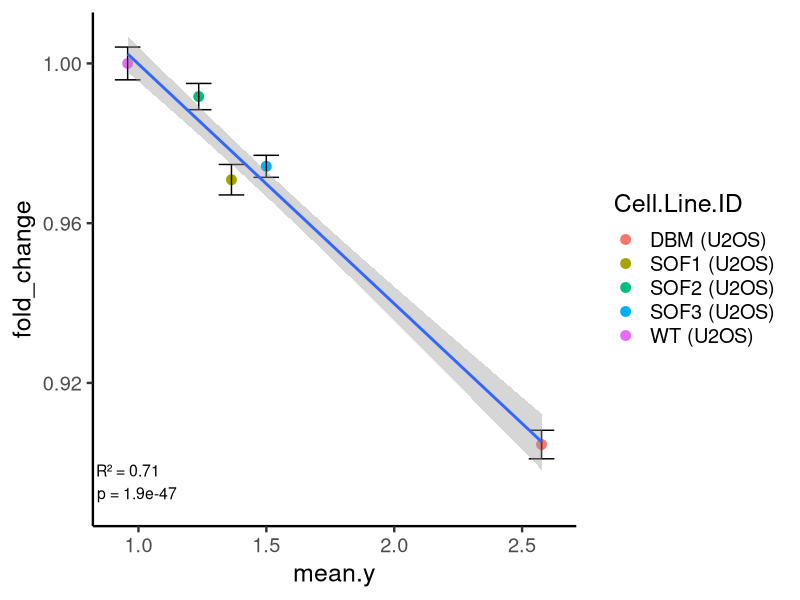
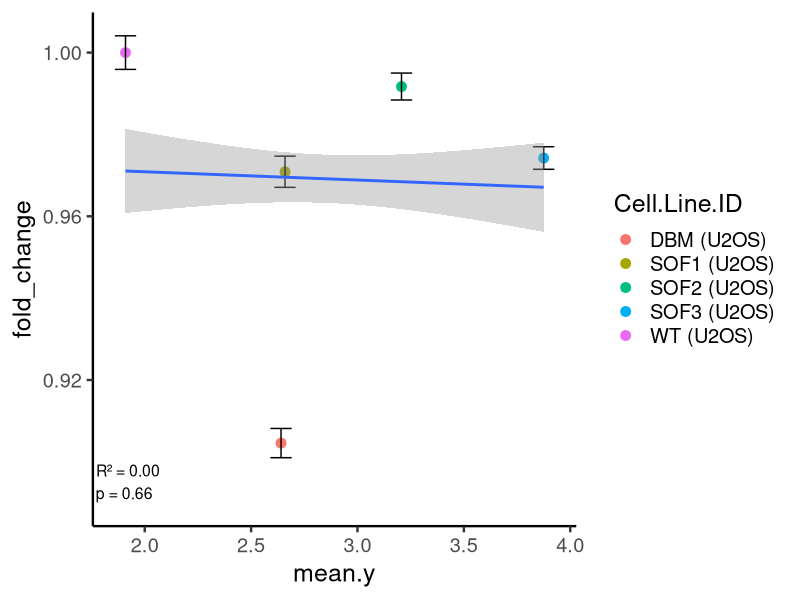
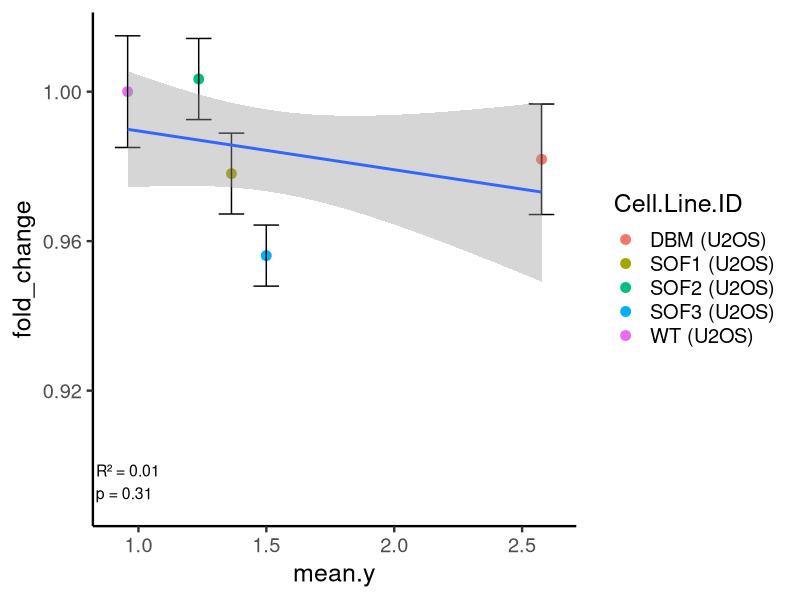
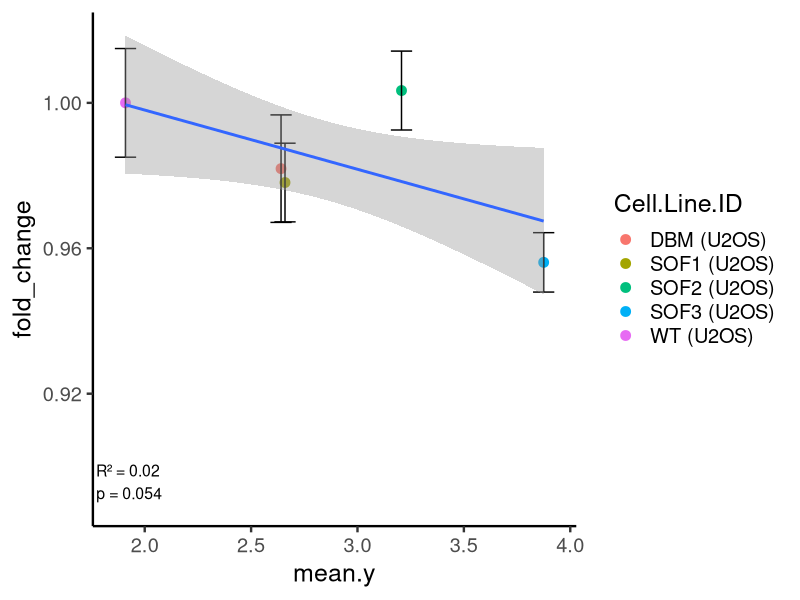
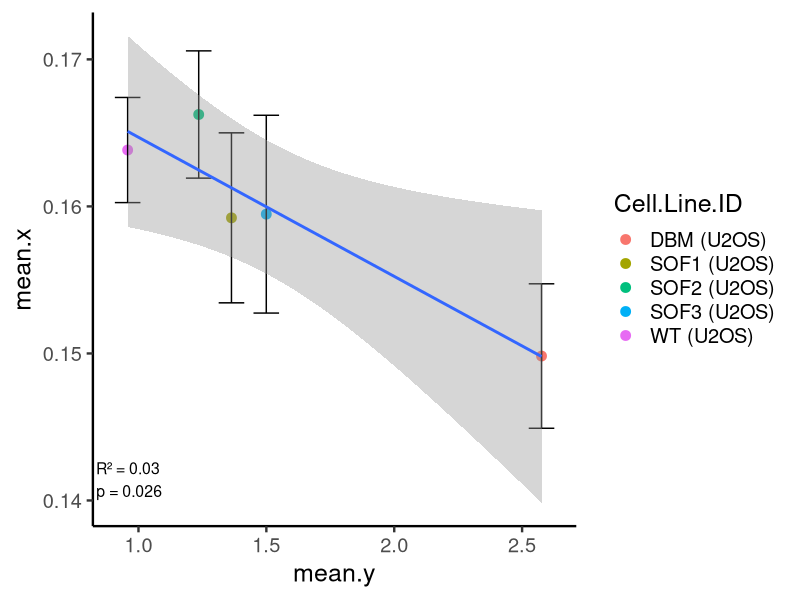
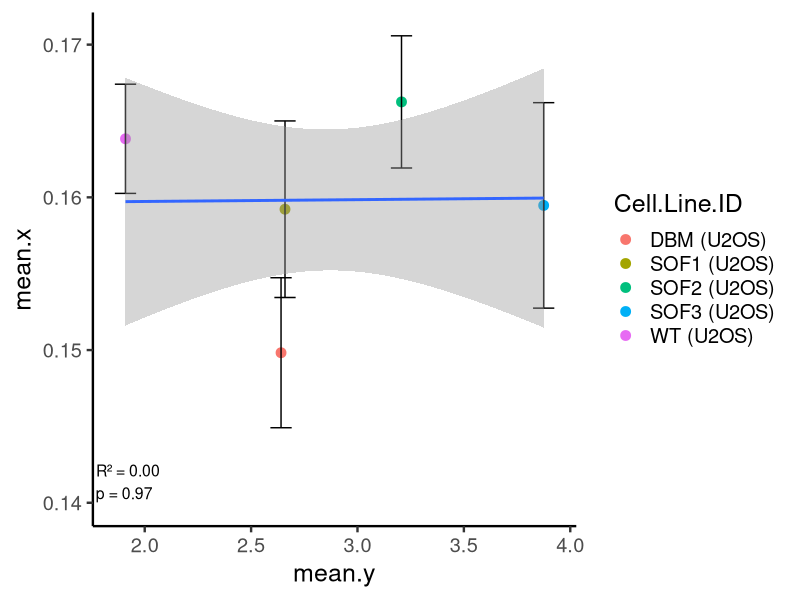

Reproduce these figures in R, in order.
# Linear Models of kinetic parameters and DNA/RNA affinity
library(tidyverse)
library(dplyr)
library(ggplot2)
library(tidyr)
library(broom)
rm(list=ls())
R.version

affinity_df <- read.csv("dat/kds_binding_affinity.csv",
                        sep=",",
                        header=TRUE)

affinity_df <- affinity_df %>%
  select(-c(kd,log_kd)) %>%
  distinct(mutant, mean, .keep_all = TRUE)
  
residence_imaging_df <- read.table("dat/koff_fast_as_fc_to_wt.csv",
                                   sep=",",
                                   header=TRUE) 
residence_imaging_df <- merge(residence_imaging_df, affinity_df,by.x="Cell.Line.ID",by.y="mutant")


reg_stats <- bind_rows(
  # DNA regression
  lm(fold_change ~ mean.y, data = residence_imaging_df[residence_imaging_df$nucleic_acid=="DNA",]) %>%
    tidy() %>%
    filter(term == "mean.y") %>%
    mutate(
      predictor = "DNA",
      r2 = summary(lm(fold_change ~ mean.y, data = residence_imaging_df[residence_imaging_df$nucleic_acid=="DNA",]))$r.squared
    ),
  
  # RNA regression
  lm(fold_change ~ mean.y, data = residence_imaging_df[residence_imaging_df$nucleic_acid=="RNA",]) %>%
    tidy() %>%
    filter(term == "mean.y") %>%
    mutate(
      predictor = "RNA",
      r2 = summary(lm(fold_change ~ mean.y, data = residence_imaging_df[residence_imaging_df$nucleic_acid=="RNA",]))$r.squared
    )
) %>%
  transmute(
    predictor,
    label = sprintf(
      "R² = %.2f\np = %.2g",
      r2, p.value
    )
  )

summary_df <- residence_imaging_df %>%
  group_by(nucleic_acid, Cell.Line.ID) %>%
  summarise(mutant_mean = mean(fold_change),
            kd = mean(mean.y), n = n(),
            mutant_sd = sd(fold_change),
            mutant_se = mutant_sd/sqrt(n))


ggplot(data=residence_imaging_df[residence_imaging_df$nucleic_acid=="DNA",],aes(x=mean.y,y=fold_change)) +
  geom_point(data=summary_df[summary_df$nucleic_acid=="DNA",],aes(x=kd,y=mutant_mean,color=Cell.Line.ID),size=3) +
  geom_errorbar(data=summary_df[summary_df$nucleic_acid=="DNA",],aes(ymin=mutant_mean-mutant_se, y=mutant_mean, x=kd,
                                                                     ymax=mutant_mean+mutant_se), width=0.1,
                position=position_dodge(0.05)) +
  geom_smooth(method="lm") +
  geom_text(
    data = reg_stats[reg_stats$predictor=="DNA",],
    aes(
      x = -Inf, y = 0.89,
      label = label
    ),
    hjust = -0.05, vjust = -0.1,
    size = 4,
    inherit.aes = FALSE
  ) +
  theme_classic(base_size=18)

ggplot(data=residence_imaging_df[residence_imaging_df$nucleic_acid=="RNA",],aes(x=mean.y,y=fold_change)) +
  geom_point(data=summary_df[summary_df$nucleic_acid=="RNA",],aes(x=kd,y=mutant_mean,color=Cell.Line.ID),size=3) +
  geom_errorbar(data=summary_df[summary_df$nucleic_acid=="RNA",],aes(ymin=mutant_mean-mutant_se, y=mutant_mean, x=kd,
                                                                     ymax=mutant_mean+mutant_se), width=0.1,
                position=position_dodge(0.05)) +
  geom_smooth(method="lm") +
  geom_text(
    data = reg_stats[reg_stats$predictor=="RNA",],
    aes(
      x = -Inf, y = 0.89,
      label = label
    ),
    hjust = -0.05, vjust = -0.1,
    size = 4,
    inherit.aes = FALSE
  ) +
  theme_classic(base_size=18)

### koff_slow
rm(list=ls())
affinity_df <- read.csv("dat/kds_binding_affinity.csv",
                        sep=",",
                        header=TRUE)
affinity_df <- affinity_df %>%
  select(-c(kd,log_kd)) %>%
  distinct(mutant, mean, .keep_all = TRUE)

residence_imaging_df <- read.table("dat/koff_slow_as_fc_to_wt.csv",
                                   sep=",",
                                   header=TRUE) 

residence_imaging_df <- merge(residence_imaging_df, affinity_df,by.x="Cell.Line.ID",by.y="mutant")


reg_stats <- bind_rows(
  # DNA regression
  lm(fold_change ~ mean.y, data = residence_imaging_df[residence_imaging_df$nucleic_acid=="DNA",]) %>%
    tidy() %>%
    filter(term == "mean.y") %>%
    mutate(
      predictor = "DNA",
      r2 = summary(lm(fold_change ~ mean.y, data = residence_imaging_df[residence_imaging_df$nucleic_acid=="DNA",]))$r.squared
    ),
  
  # RNA regression
  lm(fold_change ~ mean.y, data = residence_imaging_df[residence_imaging_df$nucleic_acid=="RNA",]) %>%
    tidy() %>%
    filter(term == "mean.y") %>%
    mutate(
      predictor = "RNA",
      r2 = summary(lm(fold_change ~ mean.y, data = residence_imaging_df[residence_imaging_df$nucleic_acid=="RNA",]))$r.squared
    )
) %>%
  transmute(
    predictor,
    label = sprintf(
      "R² = %.2f\np = %.2g",
      r2, p.value
    )
  )

summary_df <- residence_imaging_df %>%
  group_by(nucleic_acid, Cell.Line.ID) %>%
  summarise(mutant_mean = mean(fold_change),
            kd = mean(mean.y), n = n(),
            mutant_sd = sd(fold_change),
            mutant_se = mutant_sd/sqrt(n))

ggplot(data=residence_imaging_df[residence_imaging_df$nucleic_acid=="DNA",],aes(x=mean.y,y=fold_change)) +
  geom_point(data=summary_df[summary_df$nucleic_acid=="DNA",],aes(x=kd,y=mutant_mean,color=Cell.Line.ID),size=3) +
  geom_errorbar(data=summary_df[summary_df$nucleic_acid=="DNA",],aes(ymin=mutant_mean-mutant_se, y=mutant_mean, x=kd,
                                                                     ymax=mutant_mean+mutant_se), width=0.1,
                position=position_dodge(0.05)) +
  geom_smooth(method="lm") +
  geom_text(
    data = reg_stats[reg_stats$predictor=="DNA",],
    aes(
      x = -Inf, y = 0.89,
      label = label
    ),
    hjust = -0.05, vjust = -0.1,
    size = 4,
    inherit.aes = FALSE
  ) +
  theme_classic(base_size=18)

ggplot(data=residence_imaging_df[residence_imaging_df$nucleic_acid=="RNA",],aes(x=mean.y,y=fold_change)) +
  geom_point(data=summary_df[summary_df$nucleic_acid=="RNA",],aes(x=kd,y=mutant_mean,color=Cell.Line.ID),size=3) +
  geom_errorbar(data=summary_df[summary_df$nucleic_acid=="RNA",],aes(ymin=mutant_mean-mutant_se, y=mutant_mean, x=kd,
                                                                     ymax=mutant_mean+mutant_se), width=0.1,
                position=position_dodge(0.05)) +
  geom_smooth(method="lm") +
  geom_text(
    data = reg_stats[reg_stats$predictor=="RNA",],
    aes(
      x = -Inf, y = 0.89,
      label = label
    ),
    hjust = -0.05, vjust = -0.1,
    size = 4,
    inherit.aes = FALSE
  ) +
  theme_classic(base_size=18)


### fslow
rm(list=ls())
affinity_df <- read.csv("dat/kds_binding_affinity.csv",
                        sep=",",
                        header=TRUE)

affinity_df <- affinity_df %>%
  select(-c(kd,log_kd)) %>%
  distinct(mutant, mean, .keep_all = TRUE)

residence_imaging_df <- read.table("dat/model_fits_summary_full.csv",
                                   sep=",",
                                   header=TRUE) 

residence_imaging_df <- merge(residence_imaging_df, affinity_df,by.x="Cell.Line.ID",by.y="mutant")

residence_imaging_df <- residence_imaging_df %>%
  filter(Molecule.Name=="Estradiol") %>%
  filter(parameter=="weights[1]")

reg_stats <- bind_rows(
  # DNA regression
  lm(mean.x ~ mean.y, data = residence_imaging_df[residence_imaging_df$nucleic_acid=="DNA",]) %>%
    tidy() %>%
    filter(term == "mean.y") %>%
    mutate(
      predictor = "DNA",
      r2 = summary(lm(mean.x ~ mean.y, data = residence_imaging_df[residence_imaging_df$nucleic_acid=="DNA",]))$r.squared
    ),
  
  # RNA regression
  lm(mean.x ~ mean.y, data = residence_imaging_df[residence_imaging_df$nucleic_acid=="RNA",]) %>%
    tidy() %>%
    filter(term == "mean.y") %>%
    mutate(
      predictor = "RNA",
      r2 = summary(lm(mean.x ~ mean.y, data = residence_imaging_df[residence_imaging_df$nucleic_acid=="RNA",]))$r.squared
    )
) %>%
  transmute(
    predictor,
    label = sprintf(
      "R² = %.2f\np = %.2g",
      r2, p.value
    )
  )

summary_df <- residence_imaging_df %>%
  group_by(nucleic_acid, Cell.Line.ID) %>%
  summarise(mutant_mean = mean(mean.x),
            kd = mean(mean.y), n = n(),
            mutant_sd = sd(mean.x),
            mutant_se = mutant_sd/sqrt(n))

ggplot(data=residence_imaging_df[residence_imaging_df$nucleic_acid=="DNA",],aes(x=mean.y,y=mean.x)) +
  geom_point(data=summary_df[summary_df$nucleic_acid=="DNA",],aes(x=kd,y=mutant_mean,color=Cell.Line.ID),size=3) +
  geom_errorbar(data=summary_df[summary_df$nucleic_acid=="DNA",],aes(ymin=mutant_mean-mutant_se, y=mutant_mean, x=kd,
                                                                     ymax=mutant_mean+mutant_se), width=0.1,
                position=position_dodge(0.05)) +
  geom_smooth(method="lm") +
  geom_text(
    data = reg_stats[reg_stats$predictor=="DNA",],
    aes(
      x = -Inf, y = 0.14,
      label = label
    ),
    hjust = -0.05, vjust = -0.1,
    size = 4,
    inherit.aes = FALSE
  ) +
  theme_classic(base_size=18)

ggplot(data=residence_imaging_df[residence_imaging_df$nucleic_acid=="RNA",],aes(x=mean.y,y=mean.x)) +
  geom_point(data=summary_df[summary_df$nucleic_acid=="RNA",],aes(x=kd,y=mutant_mean,color=Cell.Line.ID),size=3) +
  geom_errorbar(data=summary_df[summary_df$nucleic_acid=="RNA",],aes(ymin=mutant_mean-mutant_se, y=mutant_mean, x=kd,
                                                                     ymax=mutant_mean+mutant_se), width=0.1,
                position=position_dodge(0.05)) +
  geom_smooth(method="lm") +
  geom_text(
    data = reg_stats[reg_stats$predictor=="RNA",],
    aes(
      x = -Inf, y = 0.14,
      label = label
    ),
    hjust = -0.05, vjust = -0.1,
    size = 4,
    inherit.aes = FALSE
  ) +
  theme_classic(base_size=18)
